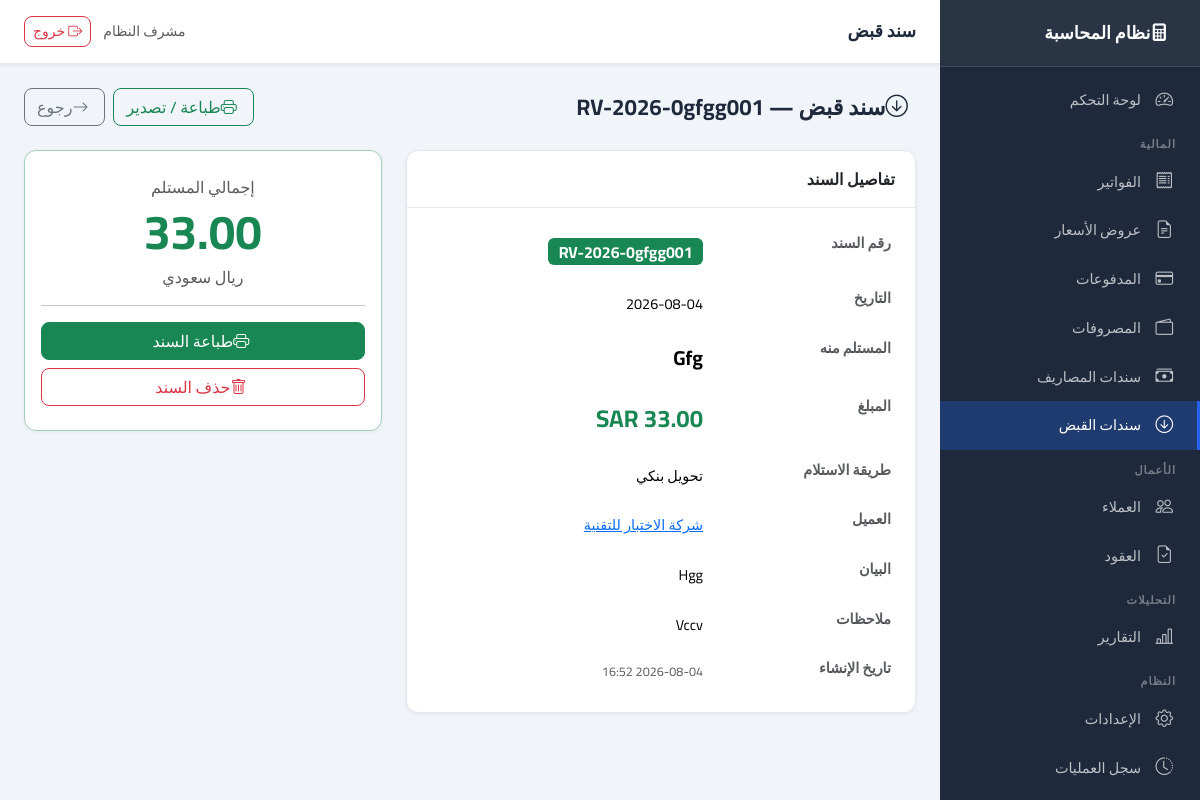
The page /receipt-vouchers/1 (signed in) on the database its author committed.
### app/models/receipt_voucher.py (models this page shows, shortened)
class ReceiptVoucher(Base):
    __tablename__ = "receipt_vouchers"
    id: Mapped[int] = mapped_column(primary_key=True, index=True)
    voucher_number: Mapped[str] = mapped_column(String(50), unique=True, nullable=False, index=True)
    voucher_date: Mapped[date] = mapped_column(Date, nullable=False)
    received_from: Mapped[str] = mapped_column(String(255), nullable=False)   # المستلم منه
    amount: Mapped[Decimal] = mapped_column(Numeric(15, 2), nullable=False)
    method: Mapped[VoucherPaymentMethod] = mapped_column(
        SAEnum(VoucherPaymentMethod), default=VoucherPaymentMethod.CASH, nullable=False
    )
    client_id: Mapped[int | None] = mapped_column(Integer, ForeignKey("clients.id"), nullable=True)
    description: Mapped[str | None] = mapped_column(Text, nullable=True)      # البيان
    reference: Mapped[str | None] = mapped_column(String(100), nullable=True)  # رقم المرجع
    notes: Mapped[str | None] = mapped_column(Text, nullable=True)
    created_at: Mapped[datetime] = mapped_column(DateTime, default=lambda: __import__("datetime").datetime.now(__import__("datetime").timezone.utc).replace(tzinfo=None), nullable=False)
    created_by: Mapped[int | None] = mapped_column(Integer, ForeignKey("users.id"), nullable=True)
    client = relationship("Client", foreign_keys=[client_id])
    creator = relationship("User", foreign_keys=[created_by])

### app/models/settings.py (models this page shows, shortened)
class AppSetting(Base):
    __tablename__ = "app_settings"
    id: Mapped[int] = mapped_column(primary_key=True, index=True)
    key: Mapped[str] = mapped_column(String(100), unique=True, index=True, nullable=False)
    value: Mapped[str | None] = mapped_column(Text, nullable=True)
    description: Mapped[str | None] = mapped_column(String(255), nullable=True)

### app/models/client.py (models this page shows, shortened)
class Client(Base):
    __tablename__ = "clients"
    id: Mapped[int] = mapped_column(primary_key=True, index=True)
    name: Mapped[str] = mapped_column(String(150), nullable=False, index=True)
    type: Mapped[ClientType] = mapped_column(SAEnum(ClientType), default=ClientType.COMPANY, nullable=False)
    email: Mapped[str | None] = mapped_column(String(100), nullable=True)
    phone: Mapped[str | None] = mapped_column(String(20), nullable=True)
    address: Mapped[str | None] = mapped_column(Text, nullable=True)
    tax_number: Mapped[str | None] = mapped_column(String(50), nullable=True)
    notes: Mapped[str | None] = mapped_column(Text, nullable=True)
    is_active: Mapped[bool] = mapped_column(Boolean, default=True, nullable=False)
    created_at: Mapped[datetime] = mapped_column(DateTime, default=lambda: __import__("datetime").datetime.now(__import__("datetime").timezone.utc).replace(tzinfo=None), nullable=False)
    created_by: Mapped[int | None] = mapped_column(Integer, ForeignKey("users.id"), nullable=True)
    contracts = relationship("Contract", back_populates="client", lazy="dynamic")
    quotations = relationship("Quotation", back_populates="client", lazy="dynamic")
    invoices = relationship("Invoice", back_populates="client", lazy="dynamic")
    payments = relationship("Payment", back_populates="client", lazy="dynamic")

### app/routers/receipt_vouchers.py (the view)
@router.get("/{voucher_id}", response_class=HTMLResponse)
async def detail_receipt_voucher(request: Request, voucher_id: int, db: Session = Depends(get_db)):
    if not _require_login(request):
        return RedirectResponse(url="/auth/login", status_code=302)
    voucher = db.query(ReceiptVoucher).filter(ReceiptVoucher.id == voucher_id).first()
    if not voucher:
        return RedirectResponse(url="/receipt-vouchers", status_code=302)
    return templates.TemplateResponse("receipt_vouchers/detail.html", {
        "request": request, "voucher": voucher,
        "settings": SettingsService(db).get_all(), "method_labels": METHOD_LABELS,
    })

### app/core/logging_config.py (called while the page is built)
    def filter(self, record: logging.LogRecord) -> bool:
        record.request_id = _request_id_var.get()
        return True

    def format(self, record: logging.LogRecord) -> str:
        if isinstance(record.args, dict):
            record.args = {
                k: ("***" if any(s in k.lower() for s in self.SENSITIVE) else v)
                for k, v in record.args.items()
            }
        return super().format(record)

### app/templates/receipt_vouchers/detail.html (shortened to what this page needs)
{% extends "base.html" %}
{% block page_title %}سند قبض{% endblock %}
{% block content %}
<div class="page-header">
    <h1><i class="bi bi-arrow-down-circle me-2"></i>سند قبض — {{ voucher.voucher_number }}</h1>
    <div class="d-flex gap-2">
        <a href="/receipt-vouchers/{{ voucher.id }}/print" class="btn btn-outline-success" target="_blank">
            <i class="bi bi-printer me-1"></i>طباعة / تصدير
        </a>
        <a href="/receipt-vouchers" class="btn btn-outline-secondary">
            <i class="bi bi-arrow-right me-1"></i>رجوع
        </a>
    </div>
</div>
<div class="row g-4">
    <div class="col-lg-7">
        <div class="card">
            <div class="card-header fw-semibold">تفاصيل السند</div>
            <div class="card-body">
                <table class="table table-borderless mb-0">
                    <tr>
                        <th class="text-muted" style="width:180px">رقم السند</th>
                        <td><span class="badge bg-success fs-6">{{ voucher.voucher_number }}</span></td>
                    </tr>
                    <tr>
                        <th class="text-muted">التاريخ</th>
                        <td>{{ voucher.voucher_date }}</td>
                    </tr>
                    <tr>
                        <th class="text-muted">المستلم منه</th>
                        <td class="fw-bold fs-5">{{ voucher.received_from }}</td>
                    </tr>
                    <tr>
                        <th class="text-muted">المبلغ</th>
                        <td><span class="fs-4 fw-bold text-success">{{ "{:,.2f}".format(voucher.amount) }} {{ settings.get('currency','SAR') }}</span></td>
                    </tr>
                    <tr>
                        <th class="text-muted">طريقة الاستلام</th>
                        <td>{{ method_labels.get(voucher.method.value, voucher.method.value) }}</td>
                    </tr>
                    {% if voucher.client %}
                    <tr>
                        <th class="text-muted">العميل</th>
                        <td><a href="/clients/{{ voucher.client.id }}">{{ voucher.client.name }}</a></td>
                    </tr>
                    {% endif %}
                    {% if voucher.description %}
                    <tr>
                        <th class="text-muted">البيان</th>
                        <td>{{ voucher.description }}</td>
                    </tr>
                    {% endif %}
                    {% if voucher.notes %}
                    <tr>
                        <th class="text-muted">ملاحظات</th>
                        <td>{{ voucher.notes }}</td>
                    </tr>
                    {% endif %}
                    <tr>
                        <th class="text-muted">تاريخ الإنشاء</th>
                        <td class="text-muted small">{{ voucher.created_at.strftime('%Y-%m-%d %H:%M') }}</td>
                    </tr>
                </table>
            </div>
        </div>
    </div>
    <div class="col-lg-5">
        <div class="card border-success-subtle">
            <div class="card-body text-center py-4">
                <div class="text-muted mb-1">إجمالي المستلم</div>
                <div class="display-5 fw-bold text-success mb-1">{{ "{:,.2f}".format(voucher.amount) }}</div>
                <div class="text-muted">{{ settings.get('currency_name','ريال سعودي') }}</div>
                <hr>
                <a href="/receipt-vouchers/{{ voucher.id }}/print" class="btn btn-success w-100 mb-2" target="_blank">
                    <i class="bi bi-printer me-1"></i>طباعة السند
                </a>
                <form method="post" action="/receipt-vouchers/{{ voucher.id }}/delete"
                      onsubmit="return confirm('هل أنت متأكد من حذف هذا السند؟')">
                    <button type="submit" class="btn btn-outline-danger w-100">
                        <i class="bi bi-trash me-1"></i>حذف السند
                    </button>
                </form>
            </div>
        </div>
    </div>
</div>
{% endblock %}

### app/static/css/main.css (style rules this page uses)
:root { --primary: #2563eb; --primary-dark: #1d4ed8; --secondary: #64748b; --success: #16a34a; --danger: #dc2626; --warning: #d97706; --sidebar-bg: #1e293b; --sidebar-width: 260px; --topbar-height: 64px; --bg: #f1f5f9; --card-bg: #ffffff; --border: #e2e8f0; --text: #1e293b; --text-muted: #64748b; }
* { box-sizing: border-box; }
body { font-family: 'Cairo', sans-serif; background: var(--bg); color: var(--text); margin: 0; direction: rtl; }
.card { background: var(--card-bg); border: 1px solid var(--border); border-radius: 12px; box-shadow: 0 1px 4px rgba(0,0,0,0.06); }
.card-header { background: transparent; border-bottom: 1px solid var(--border); padding: 1rem 1.25rem; font-weight: 600; }
.table { font-size: 0.9rem; }
.table tbody td { padding: 0.875rem 1rem; vertical-align: middle; }
.btn { font-family: 'Cairo', sans-serif; border-radius: 8px; font-weight: 500; }
.page-header { display: flex; align-items: center; justify-content: space-between; margin-bottom: 1.5rem; gap: 0.75rem; flex-wrap: wrap; }
.page-header h1 { font-size: 1.4rem; font-weight: 700; margin: 0; }

### rows shown on the page
ReceiptVoucher: voucher_number "RV-2026-0gfgg001", voucher_date "2026-08-04", received_from "Gfg", get "تحويل بنكي", description "Hgg", notes "Vccv", created_at "2026-08-04 16:52", amount "33.00"
AppSetting: get "SAR"
Client: client.name "شركة الاختبار للتقنية"
AppSetting: get "ريال سعودي"

### other values the page prints
{{ request.session.get('full_name', '') }} "مشرف النظام"
